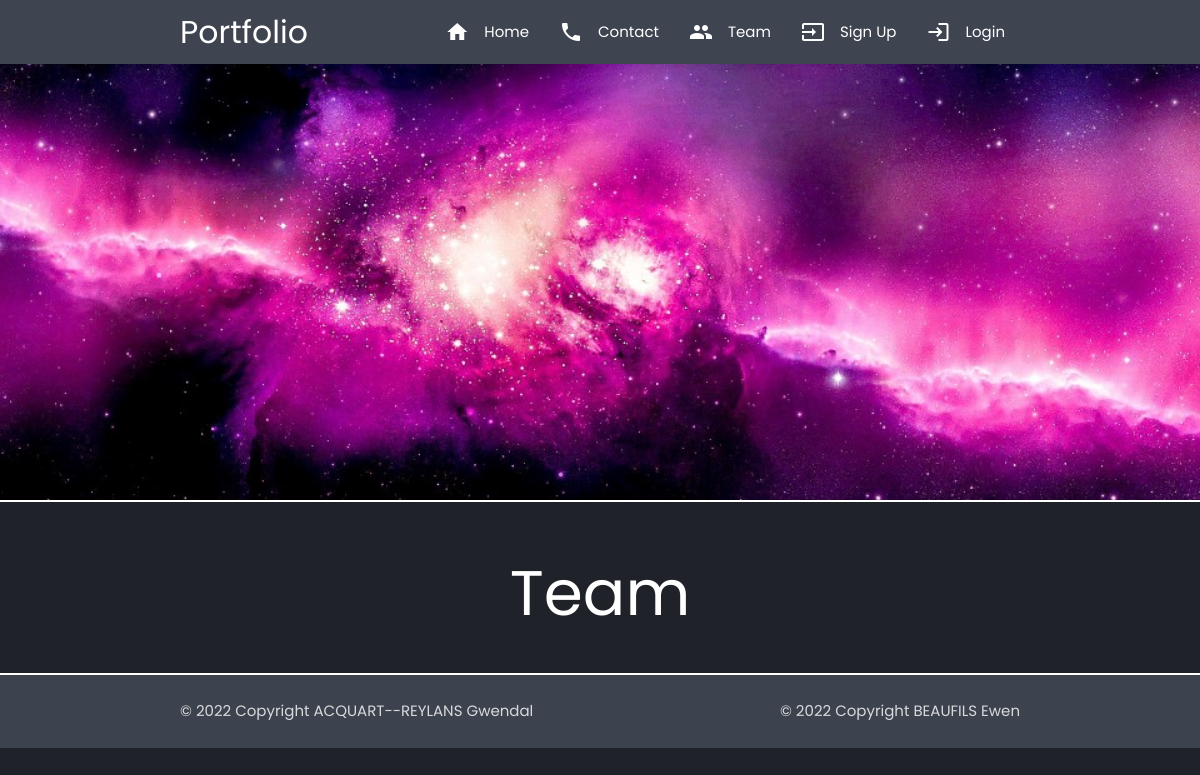
/, run on an earlier commit of the app's database.
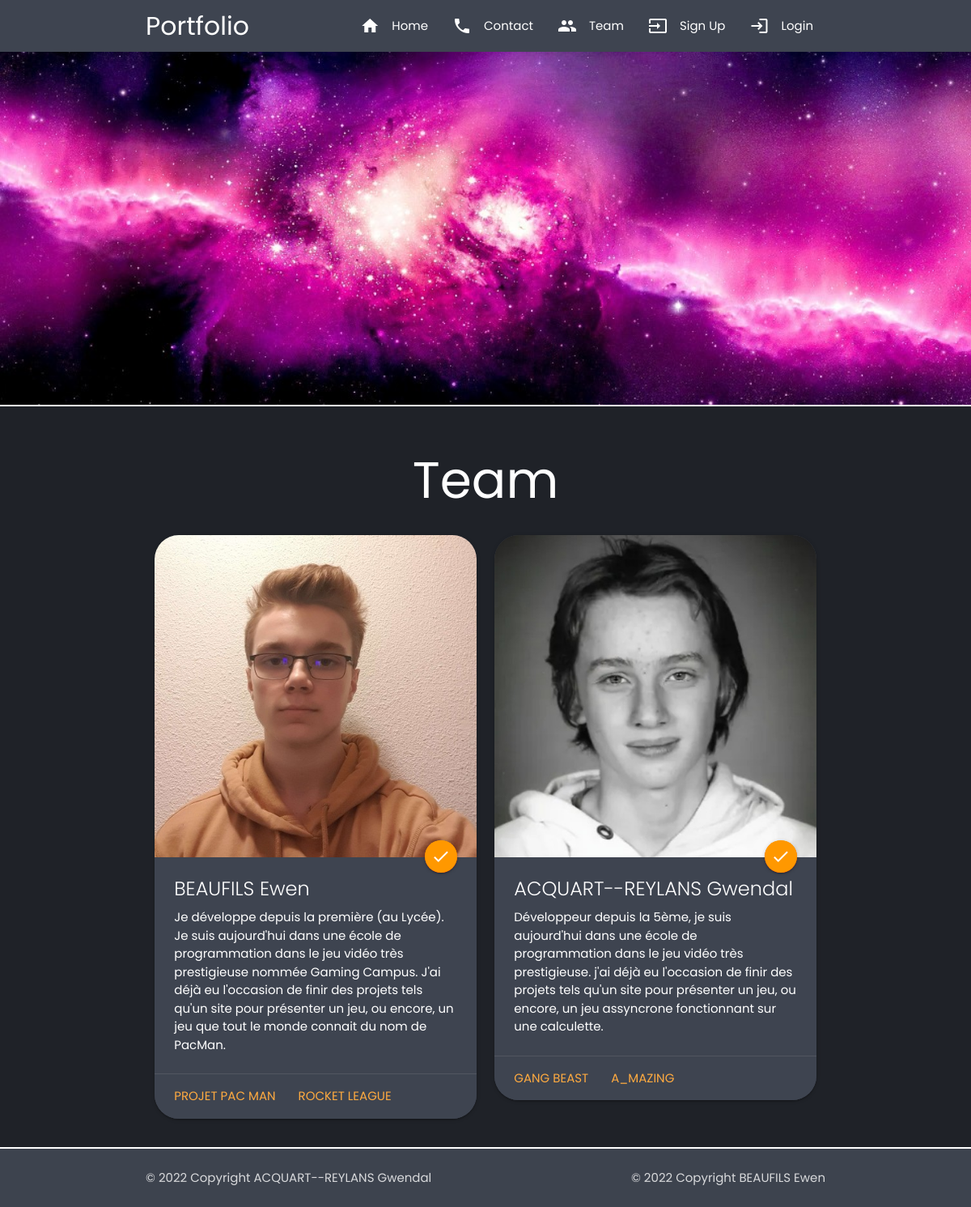
And on a later commit of the database.
### tables this page shows
CREATE TABLE `users` (
  `id` int(11) NOT NULL,
  `name` varchar(30) NOT NULL,
  `password` varchar(60) NOT NULL,
  `email` varchar(100) NOT NULL,
  `img` varchar(100) DEFAULT NULL,
  `admin` tinyint(1) NOT NULL DEFAULT '0',
  `as_portfolio` tinyint(1) NOT NULL DEFAULT '0',
  `description` varchar(1000) DEFAULT NULL
);

CREATE TABLE `projects` (
  `id` int(11) NOT NULL,
  `id_user` int(11) NOT NULL,
  `img_carousel` varchar(100) NOT NULL,
  `img_pres` varchar(100) NOT NULL,
  `title` varchar(50) NOT NULL,
  `description` varchar(1000) NOT NULL
);

### index.php (the view, shortened to what this page needs)
<?php
include 'include.php';
headerPage($pdo);
?>
<?php
$sql = "SELECT id, name, email, img, admin, as_portfolio, description FROM users WHERE as_portfolio = 1 " ;
$pre = $pdo->prepare($sql);
$pre->execute();
$data = $pre->fetchAll(PDO::FETCH_ASSOC);
$sql = "SELECT id, name, email, img, admin, as_portfolio, description FROM users WHERE as_portfolio = 1 " ;
$pre = $pdo->prepare($sql);
$pre->execute();
$data = $pre->fetchAll(PDO::FETCH_ASSOC);
?>
<div class="section" id="team">
      <div class="container">
        <h1 class="center animate__animated animate__rubberBand">Team</h1>
          <div class="row">
            <?php foreach($data as $user) {
              if($user["as_portfolio"] == 1) { ?>
                <div class="col s12 m6">
                  <div class="card color perso-2 border-radius">
                    <div class="card-image">
                      <img src="<?php echo $user['img'] ?>" alt="Photo de <?php echo $user['name'] ?>" class="animate__animated animate__rotateInDownLeft">
                      <a href="./identity-card.php?id=<?= $user['id'] ?>" class="halfway-fab btn-floating pulse orange">
                        <i class="material-icons">check</i>
                      </a>
                    </div>
                    <div class="card-content">
                      <span class="card-title"><?php echo $user['name']?></span>
                      <p> <?php echo $user['description'] ?></p>
                    </div>
                    <div class="card-action">
                    <?php
                    $sql = "SELECT id, title FROM projects WHERE id_user= " .$user["id"];
                    $pre = $pdo->prepare($sql);
                    $pre->execute();
                    $projects = $pre->fetchAll(PDO::FETCH_ASSOC);
                    foreach($projects as $project) { ?>
                      <a href="./project.php?id=<?= $project['id'] ?>"><?= $project['title'] ?></a>
                      <?php } ?>
                    </div>
                  </div>
                </div>
            <?php }
          }?>
      </div>
    </div>
  </div>
<?php
footerPage($pdo);

### include.php (shortened to what this page needs)
<?php
function headerPage($pdo) {
  ?>
  <!DOCTYPE html>
  <html lang="fr">
  <head>
    <link rel="stylesheet" href="https://cdnjs.cloudflare.com/ajax/libs/materialize/1.0.0/css/materialize.min.css">
    <link href="./css/style.css" rel="stylesheet">
    <link rel="stylesheet" href="https://cdnjs.cloudflare.com/ajax/libs/animate.css/4.1.1/animate.min.css">
  </head>
  <body class="color perso-1">
    <nav class="color perso-2 z-depth-0">
      <div class="nav-wrapper container">
        <a href="" class="brand-logo">Portfolio</a>
        <ul class="right hide-on-med-and-down">
          <li><a href="./index.php"><i class="material-icons left">home</i>Home</a></li>
          <li><a href="#contact" class="modal-trigger"><i class="material-icons left">phone</i>Contact</a> </li>
          <li><a href="#" class="dropdown-trigger" data-target="dropdown-team"><i class="material-icons left">group</i>Team</a> </li>
          <?php if (!isset($_SESSION['user'])) { ?>
          <li><a href="#signUp" class="modal-trigger"><i class="material-icons left">input</i>Sign Up</a></li>
          <li><a href="#login" class="modal-trigger"><i class="material-icons left">login</i>Login</a></li>
          <?php } ?>
        </ul>
      </div>
    </nav>
    <header>
      <div class="parallax-container">
        <div class="parallax"><img src="img/image-nav-bar.jpg" alt="Voie lactée en parallaxe"></div>
      </div>
    </header>
  <?php
}
function footerPage() {
  ?>
    <footer class="page-footer color perso-2">
      <div class="footer-copyright">
        <div class="container">
          <p class="left">&copy; 2022 Copyright ACQUART--REYLANS Gwendal</p>
          <p class="right">&copy; 2022 Copyright BEAUFILS Ewen</p>
        </div>
      </div>
    </footer>
  </body>
  </html>
  <?php
}

### css/style.css (style rules this page uses)
.color.perso-1 { background-color: #1F2228; }
.color.perso-2 { background-color: #3E4450; }
.border-radius { border-radius: 30px; overflow: hidden; }
img { display: block; }
html { scroll-behavior: smooth; }
body { color: white !important; font-family: Poppins !important; }
nav { position: fixed; z-index: 998; }
header .parallax-container { min-height: 50vh; }
header .parallax { z-index: 0; }
div button.btn, a.btn-floating, a.btn { background: linear-gradient(var(--myColor2),var(--myColor1)); transition: --myColor1 0.4s, --myColor2 0.4s; }
#team { scroll-margin: 64px; }
.section { border-top: 2px white solid; border-bottom: 2px white solid; padding-bottom: 0px; }
footer.page-footer { padding: 0px; }

What changed in the data, as far as the page shows it:
added users: img (picture), name "BEAUFILS Ewen", description "Je développe depuis la première (au Lycée). Je suis aujourd'hui dans une école de programmation dans le jeu vidéo très prestigieuse nommée Gaming Campus. J'ai déjà eu l'occasion de finir des projets tels qu'un site pour présenter un jeu, ou encore, un jeu que tout le monde connait du nom de PacMan."
added projects: title "PROJET PAC MAN", shown under "BEAUFILS Ewen"
added projects: title "ROCKET LEAGUE", shown under "BEAUFILS Ewen"
added users: img (picture), name "ACQUART--REYLANS Gwendal", description "Développeur depuis la 5ème, je suis aujourd'hui dans une école de programmation dans le jeu vidéo très prestigieuse. j'ai déjà eu l'occasion de finir des projets tels qu'un site pour présenter un jeu, ou encore, un jeu assyncrone fonctionnant sur une calculette."
added projects: title "GANG BEAST", shown under "ACQUART--REYLANS Gwendal"
added projects: title "A_MAZING", shown under "ACQUART--REYLANS Gwendal"
